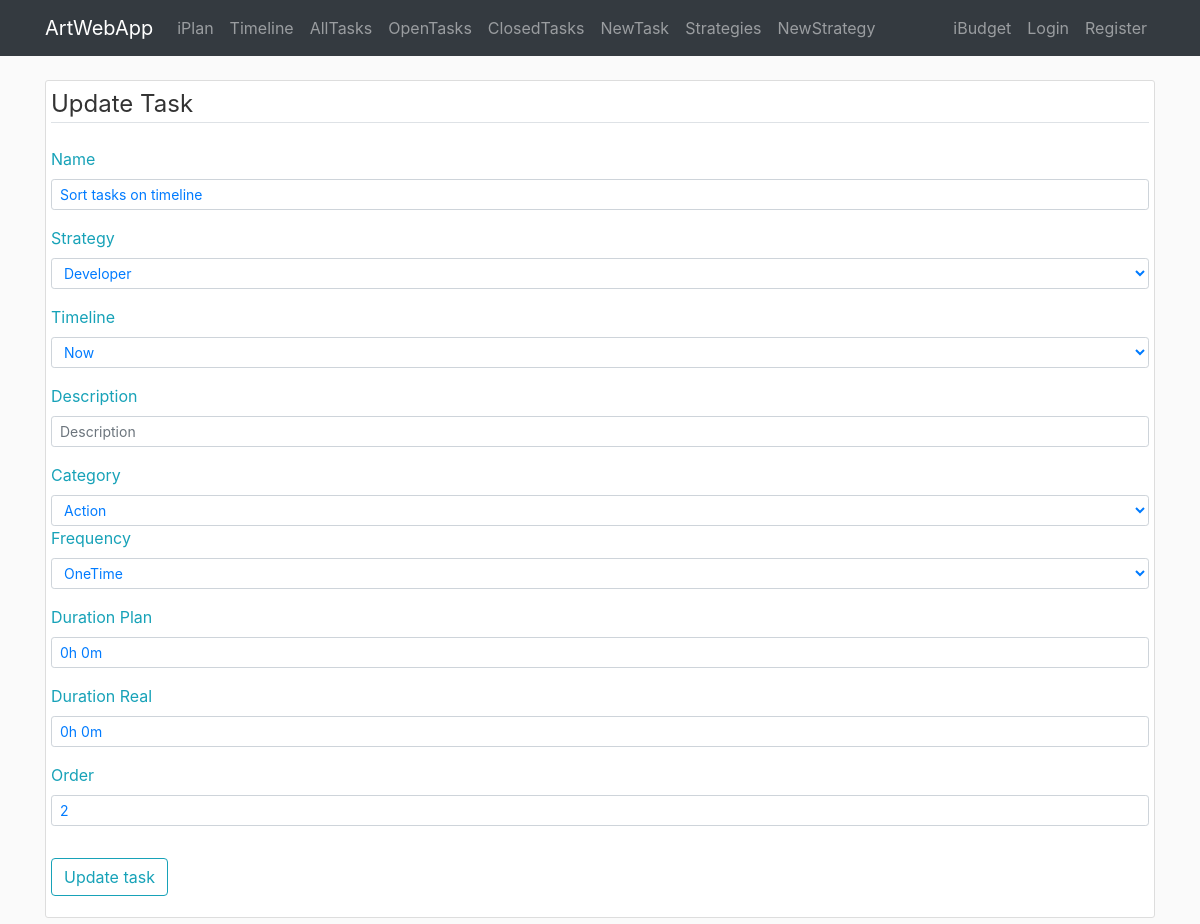
Page /iplan/task/update/41 on the earlier database version.
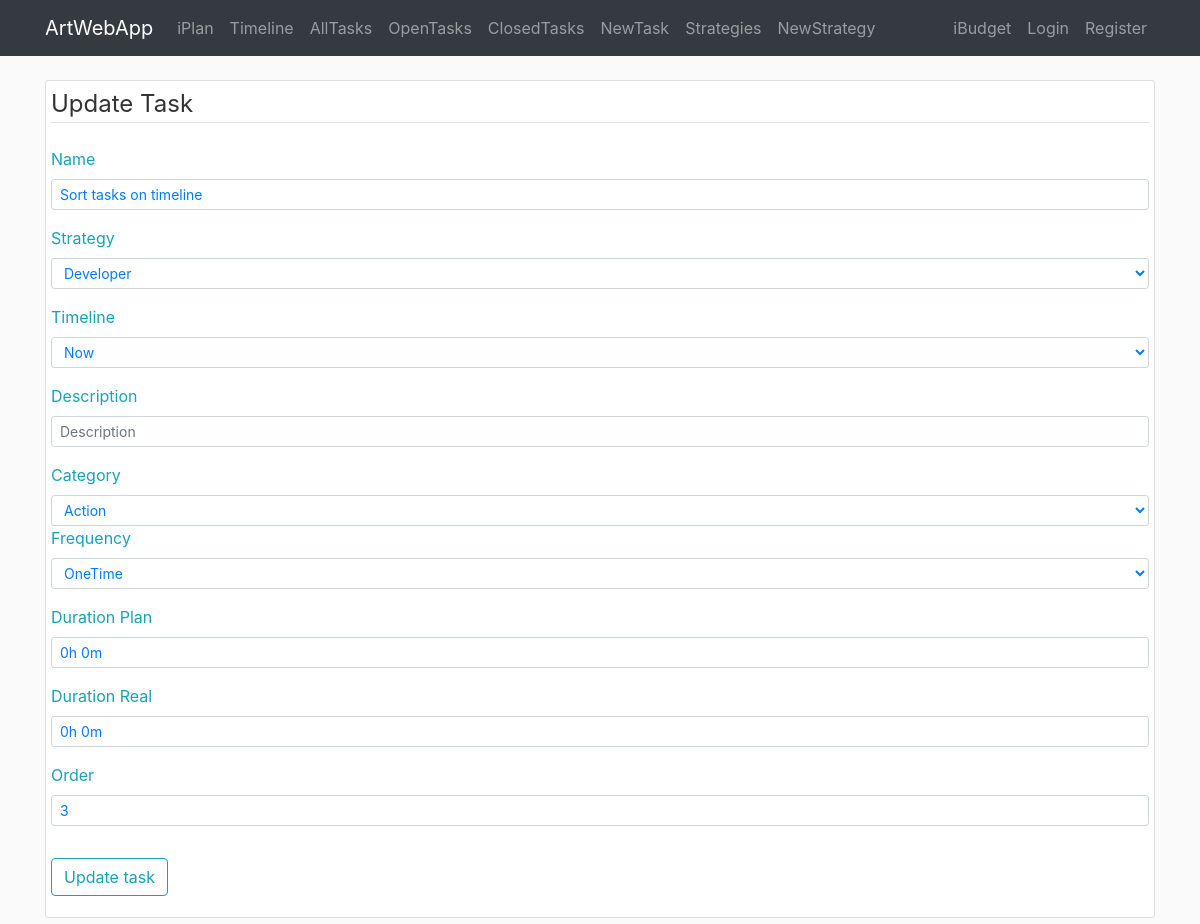
Same page on the later database version.
### awa/iplan/models.py (models this page shows, shortened)
class Task(db.Model):
    id = db.Column(db.Integer, primary_key=True)
    name = db.Column(db.String(140), nullable=False)
    desc = db.Column(db.Text)
    category = db.Column(db.String(20))
    frequency = db.Column(db.String(10))
    time_creation = db.Column(db.DateTime, default=datetime.utcnow)
    time_completion = db.Column(db.DateTime)
    time_line = db.Column(db.DateTime)
    duration_plan = db.Column(db.Interval, nullable=False, default=timedelta(0))
    duration_real = db.Column(db.Interval, nullable=False, default=timedelta(0))
    timer_start = db.Column(db.DateTime)
    order = db.Column(db.Integer)
    id_strategy = db.Column(db.Integer, db.ForeignKey('strategy.id'), nullable=False)
    id_project = db.Column(db.Integer, db.ForeignKey('project.id'))

### awa/iplan/routes.py (the view)
@iplan.route('/iplan/task/update/<id_task>', methods=['GET', 'POST'])
def task_update(id_task):
    form_task = TaskForm()
    form_task.id_strategy.choices = [(item.id, item.name) for item in Strategy.query.all()]
    form_task.category.choices = TASK_CATEGORY_CHOICES
    form_task.frequency.choices = TASK_FREQUENCY_CHOICES
    form_task.time_line.choices = generate_fields_for_timeline()
    task = Task.query.get_or_404(id_task)
    if form_task.validate_on_submit():
        task.name = form_task.name.data
        task.id_strategy = form_task.id_strategy.data
        task.desc = form_task.desc.data
        task.category = dict(TASK_CATEGORY_CHOICES).get(form_task.category.data)
        task.frequency = dict(TASK_FREQUENCY_CHOICES).get(form_task.frequency.data)
        task.duration_plan = duration_from_string(form_task.duration_plan.data)
        task.duration_real = duration_from_string(form_task.duration_real.data)
        task.time_line = datetime.fromtimestamp(form_task.time_line.data)
        task.order = form_task.order.data
        db.session.commit()
        return redirect(url_for('iplan.timeline'))
    elif request.method == 'GET':
        form_task.name.data = task.name
        form_task.id_strategy.data = task.id_strategy
        form_task.desc.data = task.desc
        form_task.category.data = reverse_dict(TASK_CATEGORY_CHOICES).get(task.category, 1)
        form_task.frequency.data = reverse_dict(TASK_FREQUENCY_CHOICES).get(task.frequency, 1)
        form_task.duration_plan.data = string_from_duration(task.duration_plan)
        form_task.duration_real.data = string_from_duration(task.duration_real)
        form_task.order.data = task.order
        form_task.time_line.data = task.time_line.timestamp()
        form_task.submit.label.text = 'Update task'
    return render_template('iplan/task_edit.html', form_task=form_task, legend='Update Task', choices=form_task.time_line.choices)

### awa/iplan/forms.py
class TaskForm(FlaskForm):
    name = StringField(label='Name', validators=[DataRequired(), Length(min=1, max=140)])
    desc = StringField(label='Description')
    duration_plan = StringField(label='Duration Plan')  # Is converted to Interval with duration_from_string
    duration_real = StringField(label='Duration Real')
    category = SelectField(label='Category', coerce=int)
    time_line = SelectField(label='Timeline', coerce=int)
    frequency = SelectField(label='Frequency', coerce=int)
    order = IntegerField(label='Order')
    id_strategy = SelectField(label='Strategy', coerce=int)
    submit = SubmitField(label='Add Task')

### awa/iplan/utils.py (called while the page is built, shortened)
def reverse_dict(x):
    return {v: k for (k, v) in dict(x).items()}

def string_from_duration(x):
    if x is None or x.total_seconds() == 0:
        return '0h 0m'

### awa/templates/iplan/task_edit.html (shortened to what the changed rows need)
{% extends "layout.html" %}
{% block content %}
<div class="container">
     <div class="content-section">
         <form method="POST" action="">
            <fieldset class="form-group">
                <div class="form-group">
                    {{ form_task.name.label(class="form-control-label text-info text-info") }}
                    {% if form_task.name.errors %}
                        {{ form_task.name(class="form-control form-control-sm is-invalid") }}
                        <div class="invalid-feedback">
                            {% for error in form_task.name.errors %}
                                <span>{{ error }}</span>
                            {% endfor %}
                        </div>
                    {% else %}
                        {{ form_task.name(class="form-control form-control-sm text-primary", placeholder='Task') }}
                    {% endif %}
                </div>
                <div class="form-group">
                    {{ form_task.id_strategy.label(class="form-control-label text-info text-info") }}
                    {% if form_task.id_strategy.errors %}
                        {{ form_task.id_strategy(class="form-control form-control-sm is-invalid") }}
                        <div class="invalid-feedback">
                            {% for error in form_task.id_strategy.errors %}
                                <span>{{ error }}</span>
                            {% endfor %}
                        </div>
                    {% else %}
                        {{ form_task.id_strategy(class="form-control form-control-sm text-primary", placeholder='Task') }}
                    {% endif %}
                </div>
                <div class="form-group">
                    {{ form_task.time_line.label(class="form-control-label text-info text-info") }}
                    {% if form_task.time_line.errors %}
                        {{ form_task.time_line(class="form-control form-control-sm is-invalid") }}
                        <div class="invalid-feedback">
                            {% for error in form_task.time_line.errors %}
                                <span>{{ error }}</span>
                            {% endfor %}
                        </div>
                    {% else %}
                        {{ form_task.time_line(class="form-control form-control-sm text-primary", placeholder='Task') }}
                    {% endif %}
                </div>
                <div class="form-group">
                    {{ form_task.desc.label(class="form-control-label text-info") }}
                    {% if form_task.desc.errors %}
                        {{ form_task.desc(class="form-control form-control-sm is-invalid") }}
                        <div class="invalid-feedback">
                            {% for error in form_task.desc.errors %}
                                <span>{{ error }}</span>
                            {% endfor %}
                        </div>
                    {% else %}
                        {{ form_task.desc(class="form-control form-control-sm text-primary", placeholder='Description') }}
                    {% endif %}
                </div>
                <div class="form-group">
                    {{ form_task.category.label(class="form-control-label text-info") }}
                    {% if form_task.category.errors %}
                        {{ form_task.category(class="form-control form-control-sm is-invalid") }}
                        <div class="invalid-feedback">
                            {% for error in form_task.category.errors %}
                                <span>{{ error }}</span>
                            {% endfor %}
                        </div>
                    {% else %}
                        {{ form_task.category(class="form-control form-control-sm text-primary", placeholder='Description') }}
                    {% endif %}
                <div class="form-group">
                    {{ form_task.frequency.label(class="form-control-label text-info") }}
                    {% if form_task.frequency.errors %}
                        {{ form_task.frequency(class="form-control form-control-sm is-invalid") }}
                        <div class="invalid-feedback">
                            {% for error in form_task.frequency.errors %}
                                <span>{{ error }}</span>
                            {% endfor %}
                        </div>
                    {% else %}
                        {{ form_task.frequency(class="form-control form-control-sm text-primary", placeholder='Description') }}
                    {% endif %}
                </div>
                </div>
                <div class="form-group">
                    {{ form_task.duration_plan.label(class="form-control-label text-info") }}
                    {% if form_task.duration_plan.errors %}
                        {{ form_task.duration_plan(class="form-control form-control-sm is-invalid") }}
                        <div class="invalid-feedback">
                            {% for error in form_task.duration_plan.errors %}
                                <span>{{ error }}</span>
                            {% endfor %}
                        </div>
                    {% else %}
                        {{ form_task.duration_plan(class="form-control form-control-sm text-primary", placeholder='0h 0m')}}
                    {% endif %}
                </div>
                <div class="form-group">
                    {{ form_task.duration_real.label(class="form-control-label text-info") }}
                    {% if form_task.duration_real.errors %}
                        {{ form_task.duration_real(class="form-control form-control-sm is-invalid") }}
                        <div class="invalid-feedback">
                            {% for error in form_task.duration_real.errors %}
                                <span>{{ error }}</span>
                            {% endfor %}
                        </div>
                    {% else %}
                        {{ form_task.duration_real(class="form-control form-control-sm text-primary", placeholder='0h 0m')}}
                    {% endif %}
                </div>
                <div class="form-group">
                    {{ form_task.order.label(class="form-control-label text-info") }}
                    {% if form_task.order.errors %}
                        {{ form_task.order(class="form-control form-control-sm is-invalid") }}
                        <div class="invalid-feedback">
                            {% for error in form_task.order.errors %}
                                <span>{{ error }}</span>
                            {% endfor %}
                        </div>
                    {% else %}
                        {{ form_task.order(class="form-control form-control-sm text-primary", placeholder='0')}}
                    {% endif %}
                </div>
            </fieldset>
        </form>
    </div>
{% endblock content %}

Differences in the rows shown:
changed Task "Sort tasks on timeline": order "2" → "3"
